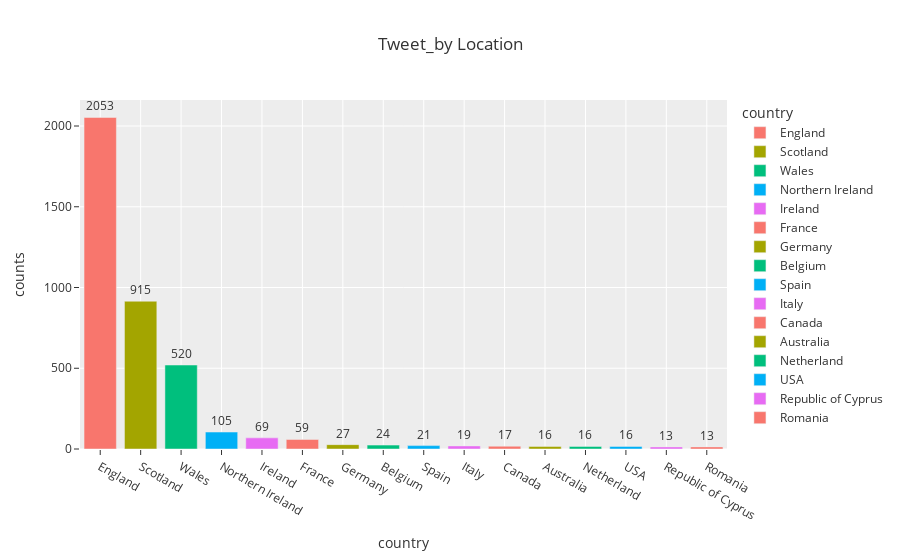

The notebook cell saved with this chart:
### Code cell
#location Count dataframe
locatn = loc_df['country'].value_counts()
locatn = pd.DataFrame(locatn)
locatn.reset_index(inplace = True)
locatn.columns = ['country','counts']
#chart
fig = px.bar(locatn[locatn['counts']>10], x="country", y="counts",color="country",text="counts",
             title="Tweet_by Location", template = "ggplot2")
fig.update_traces(textposition='outside')
fig.show()

### Figure 1 — Plotly figure (JSON) as saved in the notebook; plotly's stock layout.template omitted (floating-point values rounded to 4 significant figures)
{"data": [{"alignmentgroup": "True", "hovertemplate": "country=%{x}<br>counts=%{text}<extra></extra>", "legendgroup": "England", "marker": {"color": "#F8766D"}, "name": "England", "offsetgroup": "England", "orientation": "v", "showlegend": true, "text": [2053], "textposition": "outside", "type": "bar", "x": ["England"], "xaxis": "x", "y": [2053], "yaxis": "y"}, {"alignmentgroup": "True", "hovertemplate": "country=%{x}<br>counts=%{text}<extra></extra>", "legendgroup": "Scotland", "marker": {"color": "#A3A500"}, "name": "Scotland", "offsetgroup": "Scotland", "orientation": "v", "showlegend": true, "text": [915], "textposition": "outside", "type": "bar", "x": ["Scotland"], "xaxis": "x", "y": [915], "yaxis": "y"}, {"alignmentgroup": "True", "hovertemplate": "country=%{x}<br>counts=%{text}<extra></extra>", "legendgroup": "Wales", "marker": {"color": "#00BF7D"}, "name": "Wales", "offsetgroup": "Wales", "orientation": "v", "showlegend": true, "text": [520], "textposition": "outside", "type": "bar", "x": ["Wales"], "xaxis": "x", "y": [520], "yaxis": "y"}, {"alignmentgroup": "True", "hovertemplate": "country=%{x}<br>counts=%{text}<extra></extra>", "legendgroup": "Northern Ireland", "marker": {"color": "#00B0F6"}, "name": "Northern Ireland", "offsetgroup": "Northern Ireland", "orientation": "v", "showlegend": true, "text": [105], "textposition": "outside", "type": "bar", "x": ["Northern Ireland"], "xaxis": "x", "y": [105], "yaxis": "y"}, {"alignmentgroup": "True", "hovertemplate": "country=%{x}<br>counts=%{text}<extra></extra>", "legendgroup": "Ireland", "marker": {"color": "#E76BF3"}, "name": "Ireland", "offsetgroup": "Ireland", "orientation": "v", "showlegend": true, "text": [69], "textposition": "outside", "type": "bar", "x": ["Ireland"], "xaxis": "x", "y": [69], "yaxis": "y"}, {"alignmentgroup": "True", "hovertemplate": "country=%{x}<br>counts=%{text}<extra></extra>", "legendgroup": "France", "marker": {"color": "#F8766D"}, "name": "France", "offsetgroup": "France", "orientation": "v", "showlegend": true, "text": [59], "textposition": "outside", "type": "bar", "x": ["France"], "xaxis": "x", "y": [59], "yaxis": "y"}, {"alignmentgroup": "True", "hovertemplate": "country=%{x}<br>counts=%{text}<extra></extra>", "legendgroup": "Germany", "marker": {"color": "#A3A500"}, "name": "Germany", "offsetgroup": "Germany", "orientation": "v", "showlegend": true, "text": [27], "textposition": "outside", "type": "bar", "x": ["Germany"], "xaxis": "x", "y": [27], "yaxis": "y"}, {"alignmentgroup": "True", "hovertemplate": "country=%{x}<br>counts=%{text}<extra></extra>", "legendgroup": "Belgium", "marker": {"color": "#00BF7D"}, "name": "Belgium", "offsetgroup": "Belgium", "orientation": "v", "showlegend": true, "text": [24], "textposition": "outside", "type": "bar", "x": ["Belgium"], "xaxis": "x", "y": [24], "yaxis": "y"}, {"alignmentgroup": "True", "hovertemplate": "country=%{x}<br>counts=%{text}<extra></extra>", "legendgroup": "Spain", "marker": {"color": "#00B0F6"}, "name": "Spain", "offsetgroup": "Spain", "orientation": "v", "showlegend": true, "text": [21], "textposition": "outside", "type": "bar", "x": ["Spain"], "xaxis": "x", "y": [21], "yaxis": "y"}, {"alignmentgroup": "True", "hovertemplate": "country=%{x}<br>counts=%{text}<extra></extra>", "legendgroup": "Italy", "marker": {"color": "#E76BF3"}, "name": "Italy", "offsetgroup": "Italy", "orientation": "v", "showlegend": true, "text": [19], "textposition": "outside", "type": "bar", "x": ["Italy"], "xaxis": "x", "y": [19], "yaxis": "y"}, {"alignmentgroup": "True", "hovertemplate": "country=%{x}<br>counts=%{text}<extra></extra>", "legendgroup": "Canada", "marker": {"color": "#F8766D"}, "name": "Canada", "offsetgroup": "Canada", "orientation": "v", "showlegend": true, "text": [17], "textposition": "outside", "type": "bar", "x": ["Canada"], "xaxis": "x", "y": [17], "yaxis": "y"}, {"alignmentgroup": "True", "hovertemplate": "country=%{x}<br>counts=%{text}<extra></extra>", "legendgroup": "Australia", "marker": {"color": "#A3A500"}, "name": "Australia", "offsetgroup": "Australia", "orientation": "v", "showlegend": true, "text": [16], "textposition": "outside", "type": "bar", "x": ["Australia"], "xaxis": "x", "y": [16], "yaxis": "y"}, {"alignmentgroup": "True", "hovertemplate": "country=%{x}<br>counts=%{text}<extra></extra>", "legendgroup": "Netherland", "marker": {"color": "#00BF7D"}, "name": "Netherland", "offsetgroup": "Netherland", "orientation": "v", "showlegend": true, "text": [16], "textposition": "outside", "type": "bar", "x": ["Netherland"], "xaxis": "x", "y": [16], "yaxis": "y"}, {"alignmentgroup": "True", "hovertemplate": "country=%{x}<br>counts=%{text}<extra></extra>", "legendgroup": "USA", "marker": {"color": "#00B0F6"}, "name": "USA", "offsetgroup": "USA", "orientation": "v", "showlegend": true, "text": [16], "textposition": "outside", "type": "bar", "x": ["USA"], "xaxis": "x", "y": [16], "yaxis": "y"}, {"alignmentgroup": "True", "hovertemplate": "country=%{x}<br>counts=%{text}<extra></extra>", "legendgroup": "Republic of Cyprus", "marker": {"color": "#E76BF3"}, "name": "Republic of Cyprus", "offsetgroup": "Republic of Cyprus", "orientation": "v", "showlegend": true, "text": [13], "textposition": "outside", "type": "bar", "x": ["Republic of Cyprus"], "xaxis": "x", "y": [13], "yaxis": "y"}, {"alignmentgroup": "True", "hovertemplate": "country=%{x}<br>counts=%{text}<extra></extra>", "legendgroup": "Romania", "marker": {"color": "#F8766D"}, "name": "Romania", "offsetgroup": "Romania", "orientation": "v", "showlegend": true, "text": [13], "textposition": "outside", "type": "bar", "x": ["Romania"], "xaxis": "x", "y": [13], "yaxis": "y"}], "layout": {"barmode": "relative", "legend": {"title": {"text": "country"}, "tracegroupgap": 0}, "title": {"text": "Tweet_by Location"}, "xaxis": {"anchor": "y", "categoryarray": ["England", "Scotland", "Wales", "Northern Ireland", "Ireland", "France", "Germany", "Belgium", "Spain", "Italy", "Canada", "Australia", "Netherland", "USA", "Republic of Cyprus", "Romania"], "categoryorder": "array", "domain": [0, 1], "title": {"text": "country"}}, "yaxis": {"anchor": "x", "domain": [0, 1], "title": {"text": "counts"}}}}
